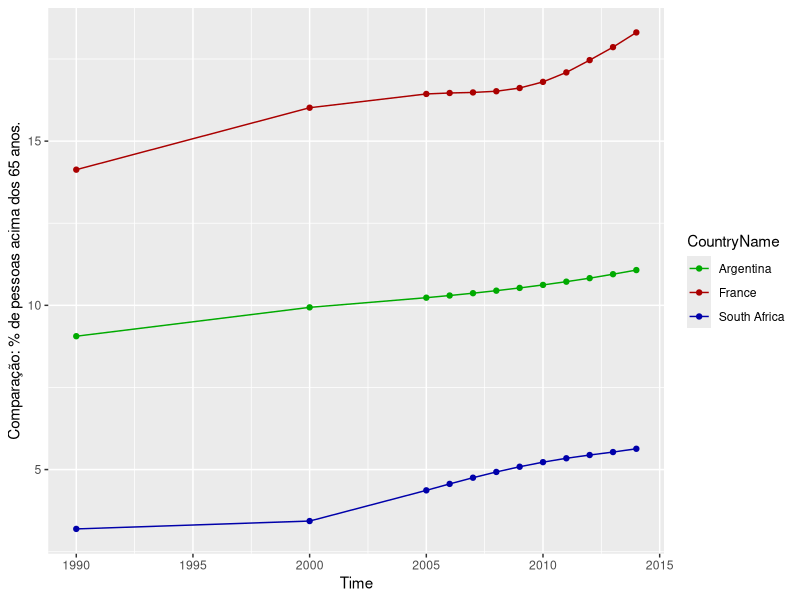

Source code (R):
# install.packages("ggplot2")
library(ggplot2)
library(ggrepel)
options("scipen"=999, "digits"=4)
c_db = read.table("POP.txt", header=T, sep="\t")
clean_db <- na.omit(c_db)

# unique(clean_db$CountryName)

# Mostre , compare e analise a evolução histórica do % de população >65 anos, 
# entre 1990 e 2014, para a França, Argentina e África do Sul.

fr_data <- subset(subset(clean_db, CountryName=="France"), Population_ages_over65>0)
ar_data <- subset(subset(clean_db, CountryName=="Argentina"), Population_ages_over65>0)
sa_data <- subset(subset(clean_db, CountryName=="South Africa"), Population_ages_over65>0)

all_data <- NULL
all_data <- rbind(fr_data, ar_data)
all_data <- rbind(all_data, sa_data)

str(all_data)

ggplot(all_data, 
       aes(x=Time, y=Population_ages_over65, fill=CountryName, label=CountryName, colour=CountryName)
) +   
  geom_line(aes(x=Time, y=Population_ages_over65)) + 
  geom_point() +
  scale_colour_manual(values=c("#00AA00","#AA0000","#0000AA")) +
  labs(y="Comparação: % de pessoas acima dos 65 anos.")

